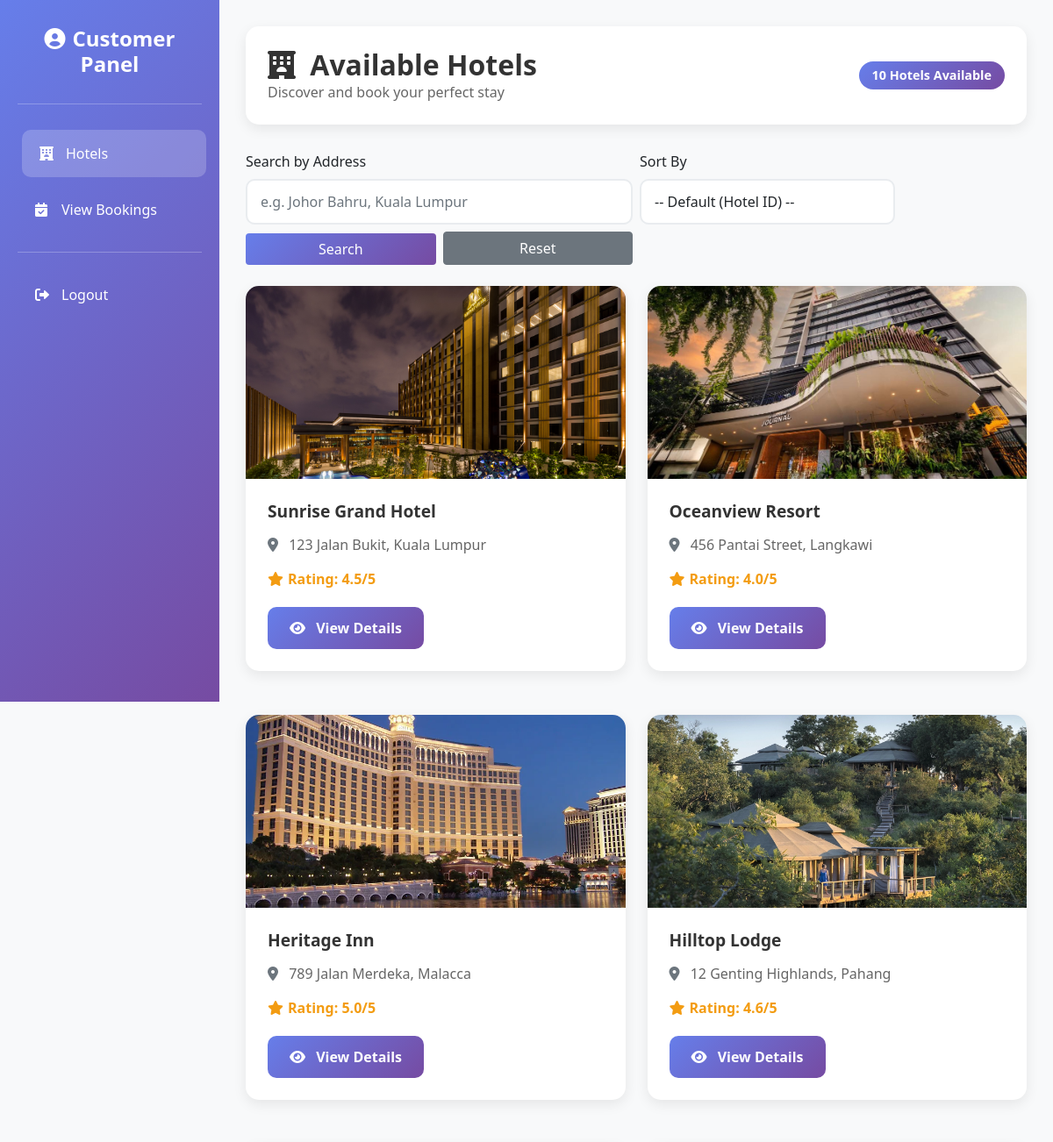
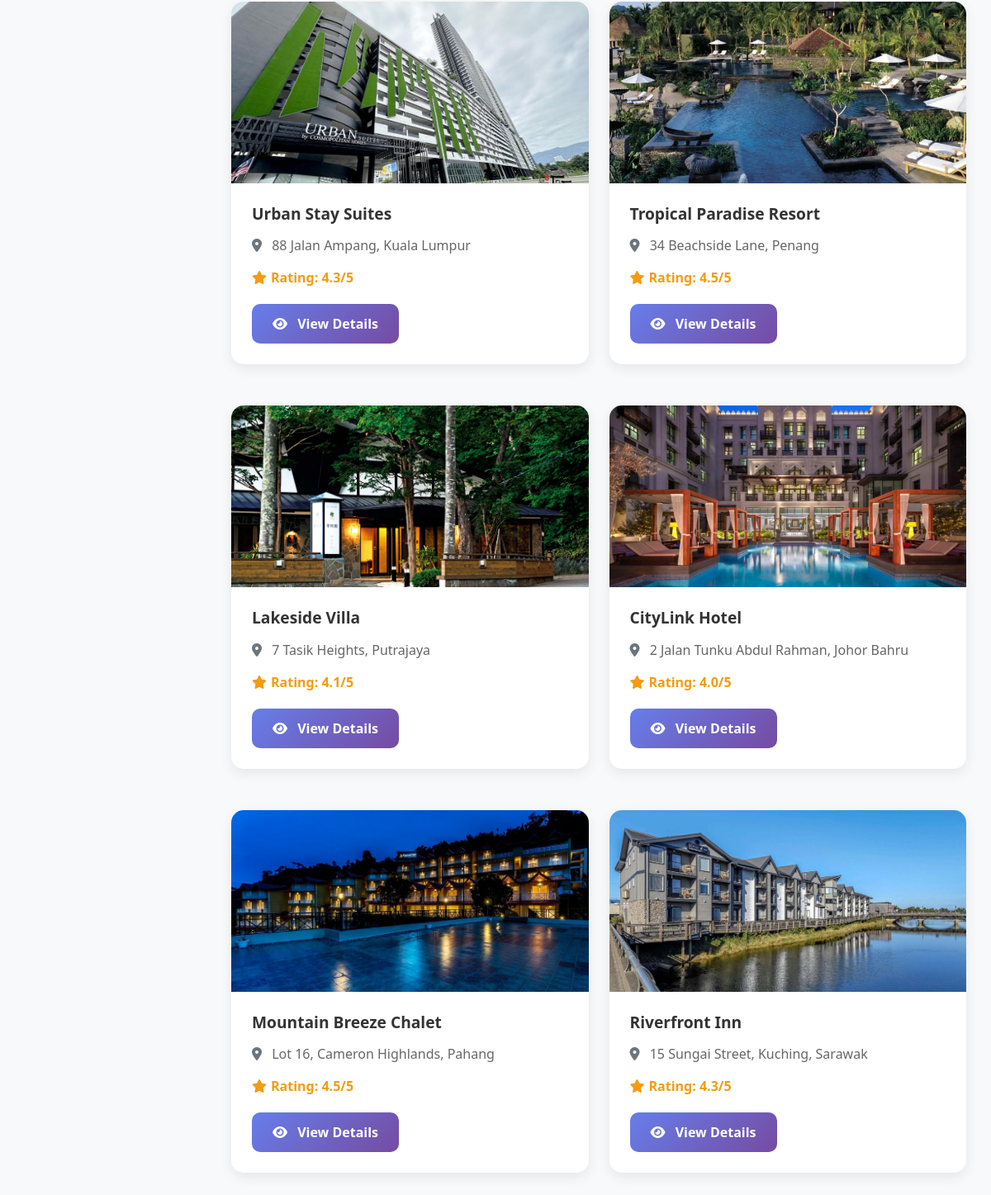
Page /User/hotel.php on the committed database (2 pictures, top to bottom).
### tables this page shows
CREATE TABLE `hotel` (
  `hotel_id` int(11) NOT NULL,
  `hotel_name` varchar(100) NOT NULL,
  `address` text NOT NULL,
  `phone_number` varchar(20) DEFAULT NULL,
  `email` varchar(100) DEFAULT NULL,
  `description` text DEFAULT NULL,
  `average_rating` decimal(3,2) DEFAULT 0.00,
  `hotel_image` varchar(255) DEFAULT NULL
);

### User/hotel.php (the view, shortened to what this page needs)
<?php
include('connect/connection.php');
?>
<!DOCTYPE html>
<html lang="en">
<head>
    <link href="https://cdn.jsdelivr.net/npm/bootstrap@5.1.3/dist/css/bootstrap.min.css" rel="stylesheet">
    <link href="https://cdnjs.cloudflare.com/ajax/libs/font-awesome/6.0.0/css/all.min.css" rel="stylesheet">
    <link rel="stylesheet" href="https://cdn.jsdelivr.net/npm/bootstrap-icons@1.3.0/font/bootstrap-icons.css">
    <link rel="stylesheet" href="../style.css">
</head>
<body>
<div class="wrapper">
    <div class="sidebar">
        <div class="sidebar-content">
            <h4>
                <i class="fas fa-user-circle me-2"></i>Customer Panel
            </h4>
            <hr class="text-white mb-4">
            <nav class="nav flex-column">
                <a class="nav-link active" href="hotel.php">
                    <i class="fas fa-hotel"></i>
                    Hotels
                </a>
                <a class="nav-link" href="view_booking.php">
                    <i class="fas fa-calendar-check"></i>
                    View Bookings
                </a>
                <hr class="text-white">
                <a class="nav-link" href="#" onclick="confirmLogout(event)">
                    <i class="fas fa-sign-out-alt"></i>
                    Logout
                </a>
            </nav>
        </div>
    </div>
    <div class="main-content">
        <div class="welcome-header">
            <div class="d-flex justify-content-between align-items-center flex-wrap">
                <div>
                    <h2 class="page-title">
                        <i class="fas fa-hotel me-2"></i>
                        Available Hotels
                    </h2>
                    <p class="page-subtitle">Discover and book your perfect stay</p>
                </div>
                <div class="text-end">
                    <?php
                    $cityFilter = "";
                    $sortOrder = "ORDER BY hotel_id ASC";
                    $count_query = mysqli_query($connect, "SELECT COUNT(*) as total FROM hotel $cityFilter");
                    $hotel_count = mysqli_fetch_assoc($count_query)['total'];
                    ?>
                    <div class="hotel-count">
                        <?php echo $hotel_count; ?> Hotels Available
                    </div>
                </div>
            </div>
        </div>
<form method="GET" class="mb-4">
    <div class="row g-2 align-items-end">
        <div class="col-md-6">
            <label for="city" class="form-label">Search by Address</label>
            <input type="text" name="city" id="city" class="form-control"
                   placeholder="e.g. Johor Bahru, Kuala Lumpur"
                   value="<?php echo isset($_GET['city']) ? htmlspecialchars($_GET['city']) : ''; ?>">
        </div>
        <div class="col-md-4">
            <label for="sort" class="form-label">Sort By</label>
            <select name="sort" id="sort" class="form-control">
                <option value="">-- Default (Hotel ID) --</option>
            </select>
        </div>
        <div class="col-md-3">
            <button type="submit" class="btn btn-primary w-100">Search</button>
        </div>
        <div class="col-md-3">
            <a href="hotel.php" class="btn btn-secondary w-100">Reset</a>
        </div>
    </div>
</form>
        <div class="hotel-grid">
            <?php
            $result = mysqli_query($connect, "SELECT * FROM hotel $cityFilter $sortOrder");
            while ($row = mysqli_fetch_assoc($result)):
            ?>
            <div class="hotel-card">
                    <img src="<?php echo "Room Image/" . $row['hotel_image']; ?>"
                         class="hotel-image w-100"
                         alt="<?php echo htmlspecialchars($row['hotel_name']); ?>">
                    <div class="card-body">
                        <h5 class="card-title"><?php echo htmlspecialchars($row['hotel_name']); ?></h5>
                        <p class="card-text">
                            <i class="fas fa-map-marker-alt me-2 text-muted"></i>
                            <?php echo htmlspecialchars($row['address']); ?>
                        </p>
                        <?php if (isset($row['average_rating']) && $row['average_rating'] !== null): ?>
                            <p class="rating-text">
                                <i class="fas fa-star"></i>
                                Rating: <?php echo number_format($row['average_rating'], 1); ?>/5
                            </p>
                        <?php endif; ?>
                        <a href="view_categories.php?hotel_id=<?php echo $row['hotel_id']; ?>"
                           class="btn-view-more">
                            <i class="fas fa-eye me-2"></i>
                            View Details
                        </a>
                    </div>
                </div>
            <?php endwhile; ?>
        </div>
    </div>
</div>
</body>
</html>

### style.css (style rules this page uses)
body { background-color: #f8f9fa; margin: 0; font-family: 'Segoe UI', Tahoma, Geneva, Verdana, sans-serif; }
.wrapper { display: flex; min-height: 100vh; }
.sidebar { background: linear-gradient(135deg, #667eea 0%, #764ba2 100%); min-height: 100vh; color: white; position: fixed; top: 0; left: 0; width: 250px; z-index: 1000; padding: 0; }
.sidebar-content { padding: 30px 20px; }
.sidebar h4 { text-align: center; margin-bottom: 30px; font-weight: bold; }
.sidebar .nav-link { color: white; border-radius: 10px; margin: 5px 0; padding: 15px 20px; transition: all 0.3s ease; text-decoration: none; display: flex; align-items: center; }
.sidebar .nav-link:hover, .sidebar .nav-link.active { background-color: rgba(255, 255, 255, 0.2); color: white; transform: translateX(5px); }
.sidebar .nav-link i { margin-right: 10px; width: 20px; }
.main-content { margin-left: 250px; padding: 30px; min-height: 100vh; width: calc(100% - 250px); }
.welcome-header { background: white; border-radius: 15px; padding: 25px; margin-bottom: 30px; box-shadow: 0 5px 15px rgba(0, 0, 0, 0.08); }
.form-control { border-radius: 10px; border: 2px solid #e9ecef; padding: 12px 15px; transition: all 0.3s ease; }
.btn-primary { background: linear-gradient(135deg, #667eea 0%, #764ba2 100%); border: none; }
.card-body { padding: 25px; }
.card-title { font-weight: bold; color: #333; margin-bottom: 15px; font-size: 1.2rem; }
.hotel-card { margin-bottom: 25px; transition: all 0.3s ease; border: none; border-radius: 15px; overflow: hidden; box-shadow: 0 5px 15px rgba(0, 0, 0, 0.08); background: white; }
.hotel-image { height: 220px; object-fit: cover; transition: transform 0.3s ease; }
.page-title { color: #333; font-weight: bold; margin-bottom: 0; }
.page-subtitle { color: #666; margin-bottom: 0; }

### User/hotel.php (style rules this page uses)
.card-text { color: #666; margin-bottom: 15px; line-height: 1.5; }
.rating-text { font-weight: bold; color: #f39c12; margin-bottom: 20px; display: flex; align-items: center; }
.rating-text i { margin-right: 5px; }
.btn-view-more { background: linear-gradient(135deg, #667eea 0%, #764ba2 100%); color: white; border: none; padding: 12px 25px; border-radius: 10px; font-weight: 600; transition: all 0.3s ease; text-decoration: none; display: inline-block; }
.hotel-grid { display: grid; grid-template-columns: repeat(auto-fit, minmax(350px, 1fr)); gap: 25px; }
.page-title { color: #333; font-weight: bold; margin-bottom: 0; }
.page-subtitle { color: #666; margin-bottom: 0; }
.hotel-count { background: linear-gradient(135deg, #667eea 0%, #764ba2 100%); color: white; padding: 5px 15px; border-radius: 20px; font-size: 0.9rem; font-weight: 600; }

### rows in the picture
hotel: hotel_image (picture), hotel_name "Sunrise Grand Hotel", address "123 Jalan Bukit, Kuala Lumpur", average_rating "4.5"
hotel: hotel_image (picture), hotel_name "Oceanview Resort", address "456 Pantai Street, Langkawi", average_rating "4.0"
hotel: hotel_image (picture), hotel_name "Heritage Inn", address "789 Jalan Merdeka, Malacca", average_rating "5.0"
hotel: hotel_image (picture), hotel_name "Hilltop Lodge", address "12 Genting Highlands, Pahang", average_rating "4.6"
hotel: hotel_image (picture), hotel_name "Urban Stay Suites", address "88 Jalan Ampang, Kuala Lumpur", average_rating "4.3"
hotel: hotel_image (picture), hotel_name "Tropical Paradise Resort", address "34 Beachside Lane, Penang", average_rating "4.5"
hotel: hotel_image (picture), hotel_name "Lakeside Villa", address "7 Tasik Heights, Putrajaya", average_rating "4.1"
hotel: hotel_image (picture), hotel_name "CityLink Hotel", address "2 Jalan Tunku Abdul Rahman, Johor Bahru", average_rating "4.0"
hotel: hotel_image (picture), hotel_name "Mountain Breeze Chalet", address "Lot 16, Cameron Highlands, Pahang", average_rating "4.5"
hotel: hotel_image (picture), hotel_name "Riverfront Inn", address "15 Sungai Street, Kuching, Sarawak", average_rating "4.3"

### other values in the picture
$hotel_count "10"
